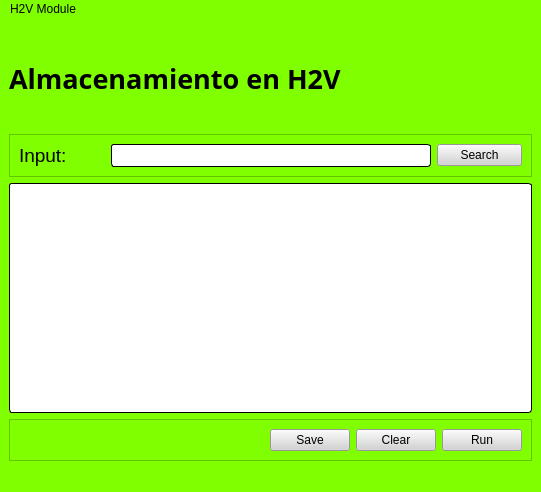
<?xml version="1.0" encoding="UTF-8"?>
<ui version="4.0">
 <class>MainWindow</class>
 <widget class="QMainWindow" name="MainWindow">
  <property name="geometry">
   <rect>
    <x>0</x>
    <y>0</y>
    <width>541</width>
    <height>492</height>
   </rect>
  </property>
  <property name="windowTitle">
   <string>MainWindow</string>
  </property>
  <property name="styleSheet">
   <string notr="true">background-color: #7FFF00;</string>
  </property>
  <widget class="QWidget" name="centralwidget">
   <layout class="QVBoxLayout" name="verticalLayout">
    <item>
     <widget class="QLabel" name="label">
      <property name="minimumSize">
       <size>
        <width>500</width>
        <height>100</height>
       </size>
      </property>
      <property name="font">
       <font>
        <family>Lucida Sans</family>
        <pointsize>20</pointsize>
        <weight>75</weight>
        <bold>true</bold>
       </font>
      </property>
      <property name="text">
       <string>Almacenamiento en H2V</string>
      </property>
     </widget>
    </item>
    <item>
     <widget class="QFrame" name="frame">
      <property name="frameShape">
       <enum>QFrame::StyledPanel</enum>
      </property>
      <property name="frameShadow">
       <enum>QFrame::Raised</enum>
      </property>
      <layout class="QHBoxLayout" name="horizontalLayout">
       <item>
        <widget class="QLabel" name="label_2">
         <property name="font">
          <font>
           <family>MS Shell Dlg 2</family>
           <pointsize>14</pointsize>
          </font>
         </property>
         <property name="text">
          <string>Input:</string>
         </property>
        </widget>
       </item>
       <item>
        <widget class="QLabel" name="file_view">
         <property name="minimumSize">
          <size>
           <width>320</width>
           <height>0</height>
          </size>
         </property>
         <property name="styleSheet">
          <string notr="true">border: 1px solid black;
border-radius: 2.5px;
background-color: white;</string>
         </property>
         <property name="text">
          <string/>
         </property>
        </widget>
       </item>
       <item>
        <widget class="QPushButton" name="search_file">
         <property name="styleSheet">
          <string notr="true">background-color: #D3D3D3;</string>
         </property>
         <property name="text">
          <string>Search</string>
         </property>
        </widget>
       </item>
      </layout>
     </widget>
    </item>
    <item>
     <widget class="QTableWidget" name="info_table">
      <property name="maximumSize">
       <size>
        <width>16777215</width>
        <height>16777196</height>
       </size>
      </property>
      <property name="styleSheet">
       <string notr="true">background-color: white;
border: 0.5px solid black;
border-radius: 2.5px;</string>
      </property>
     </widget>
    </item>
    <item>
     <widget class="QFrame" name="frame_2">
      <property name="frameShape">
       <enum>QFrame::StyledPanel</enum>
      </property>
      <property name="frameShadow">
       <enum>QFrame::Raised</enum>
      </property>
      <layout class="QHBoxLayout" name="horizontalLayout_2">
       <item>
        <spacer name="horizontalSpacer">
         <property name="orientation">
          <enum>Qt::Horizontal</enum>
         </property>
         <property name="sizeHint" stdset="0">
          <size>
           <width>40</width>
           <height>20</height>
          </size>
         </property>
        </spacer>
       </item>
       <item>
        <widget class="QPushButton" name="save">
         <property name="styleSheet">
          <string notr="true">background-color: #D3D3D3;</string>
         </property>
         <property name="text">
          <string>Save</string>
         </property>
        </widget>
       </item>
       <item>
        <widget class="QPushButton" name="clear">
         <property name="styleSheet">
          <string notr="true">background-color: #D3D3D3;</string>
         </property>
         <property name="text">
          <string>Clear</string>
         </property>
        </widget>
       </item>
       <item>
        <widget class="QPushButton" name="run">
         <property name="styleSheet">
          <string notr="true">background-color: #D3D3D3;</string>
         </property>
         <property name="text">
          <string>Run</string>
         </property>
        </widget>
       </item>
      </layout>
     </widget>
    </item>
   </layout>
  </widget>
  <widget class="QMenuBar" name="menubar">
   <property name="geometry">
    <rect>
     <x>0</x>
     <y>0</y>
     <width>541</width>
     <height>21</height>
    </rect>
   </property>
   <widget class="QMenu" name="menuH2V_Module">
    <property name="title">
     <string>H2V Module</string>
    </property>
   </widget>
   <addaction name="menuH2V_Module"/>
  </widget>
  <widget class="QStatusBar" name="statusbar"/>
 </widget>
 <resources/>
 <connections/>
</ui>
